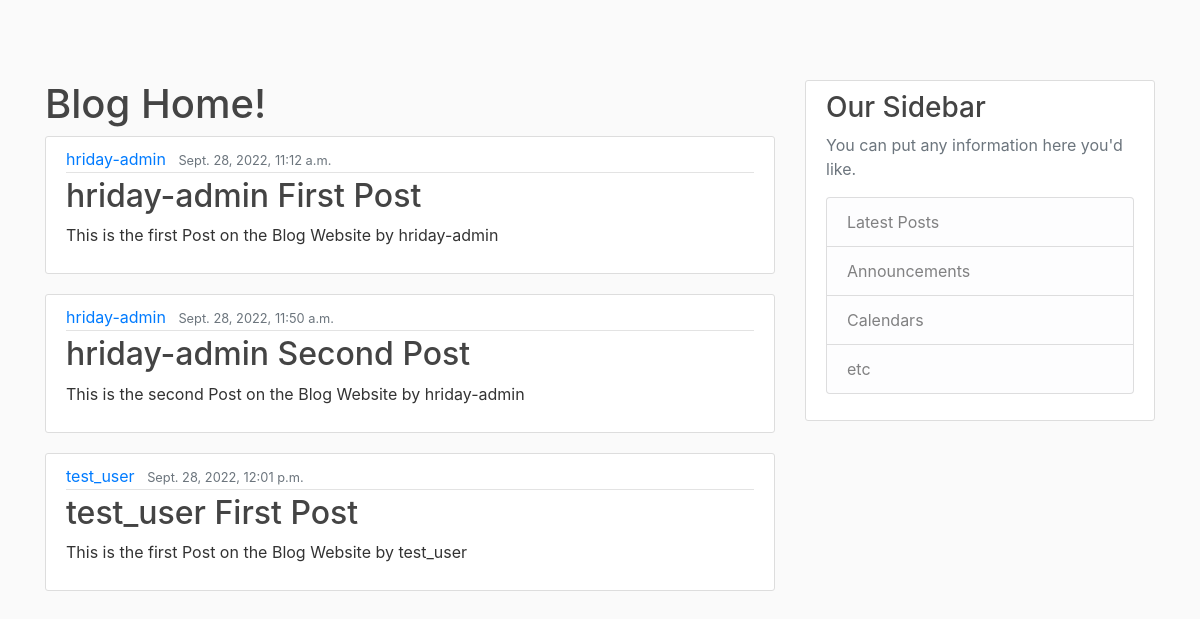
The app's page /, older data.
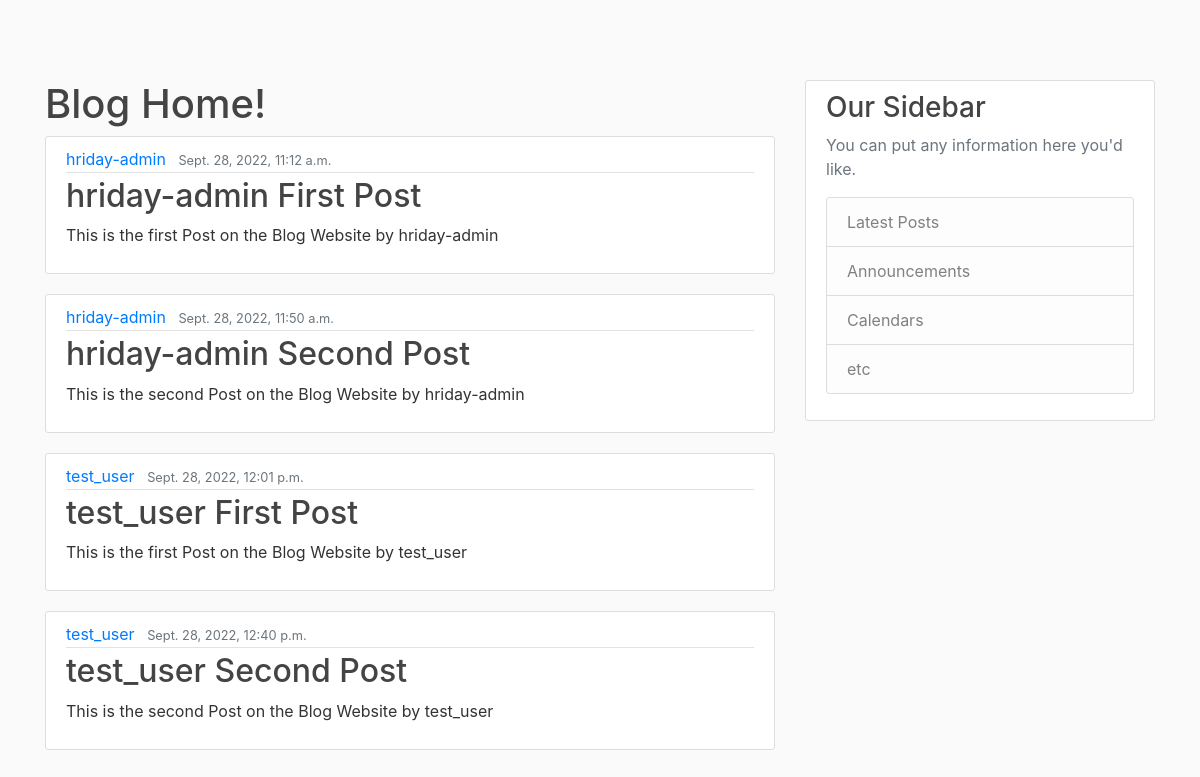
The same page, newer data.
### api/models.py (models this page shows, shortened)
class Post(models.Model):
    posted = models.DateTimeField(auto_now_add=True)
    content = models.TextField(blank=True, default='')
    title = models.CharField(max_length=150, blank=True, default='')
    author = models.ForeignKey('auth.User', related_name='posts', on_delete=models.CASCADE)
    class Meta:
        ordering = ['posted']

### api/views.py (the view)
# urls.py: path('', views.home, name='blog-home'),
def home(request):
    context = {
        'posts': Post.objects.all(),
    }
    return render(request, 'api/home.html', context)

### api/templates/api/home.html
{% extends 'api/base.html' %}
{% block content %}
<h1>Blog Home!</h1>
{%for post in posts%}
<article class="media content-section">
	<div class="media-body">
		<div class="article-metadata">
			<a class="mr-2" href="#">{{ post.author }}</a>
			<small class="text-muted">{{ post.posted }}</small>
		</div>
		<h2><a class="article-title" href="#">{{ post.title }}</a></h2>
		<p class="article-content">{{ post.content }}</p>
	</div>
</article>
{%endfor%}
{% endblock content %}

Row changes from the older to the newer data that the page shows:
added Post: author "test_user", posted "Sept. 28, 2022, 12:40 p.m.", title "test_user Second Post", content "This is the second Post on the Blog Website by test_user"
